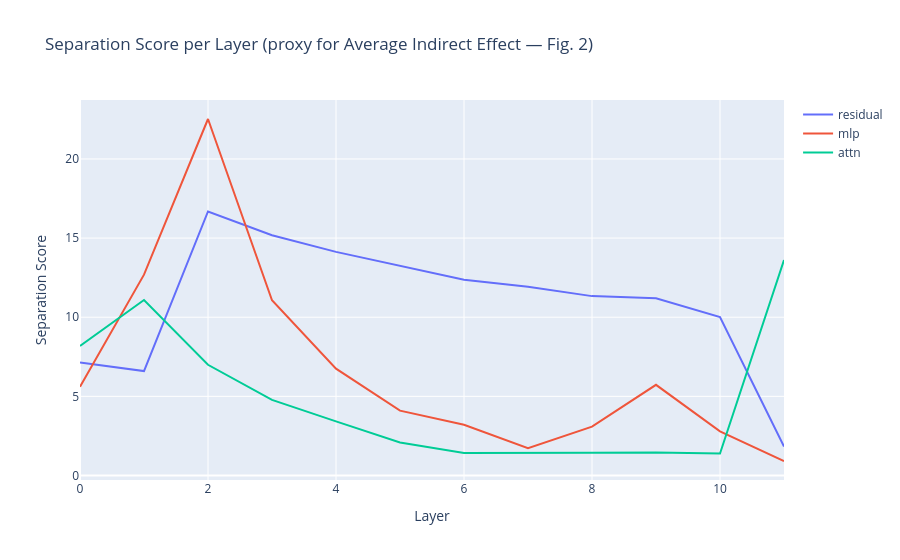

Notebook code cell kept with this figure:
### Markdown cell above
---
## 8. Separation score per layer — Figure 2 replica

Expected: **MLP peaks in middle layers** (early site); **attention peaks late** (late site).

### Code cell
fig = plot_line_chart(
    x_data=all_layers,
    y_series={
        mod: [scores.get((layer, mod), 0.0) for layer in all_layers] for mod in modules
    },
    title="Separation Score per Layer (proxy for Average Indirect Effect — Fig. 2)",
    x_label="Layer",
    y_label="Separation Score",
)
fig.show()

### Figure 1 — Plotly figure (JSON) as saved in the notebook; plotly's stock layout.template omitted (floating-point values rounded to 4 significant figures)
{"data": [{"mode": "lines", "name": "residual", "type": "scatter", "x": [0, 1, 2, 3, 4, 5, 6, 7, 8, 9, 10, 11], "y": [7.135, 6.598, 16.68, 15.18, 14.13, 13.24, 12.37, 11.92, 11.33, 11.2, 10.01, 1.834]}, {"mode": "lines", "name": "mlp", "type": "scatter", "x": [0, 1, 2, 3, 4, 5, 6, 7, 8, 9, 10, 11], "y": [5.602, 12.69, 22.52, 11.07, 6.75, 4.098, 3.201, 1.724, 3.085, 5.728, 2.792, 0.9151]}, {"mode": "lines", "name": "attn", "type": "scatter", "x": [0, 1, 2, 3, 4, 5, 6, 7, 8, 9, 10, 11], "y": [8.186, 11.09, 6.996, 4.779, 3.416, 2.082, 1.425, 1.417, 1.435, 1.457, 1.384, 13.61]}], "layout": {"title": {"text": "Separation Score per Layer (proxy for Average Indirect Effect — Fig. 2)"}, "xaxis": {"title": {"text": "Layer"}}, "yaxis": {"title": {"text": "Separation Score"}}}}
